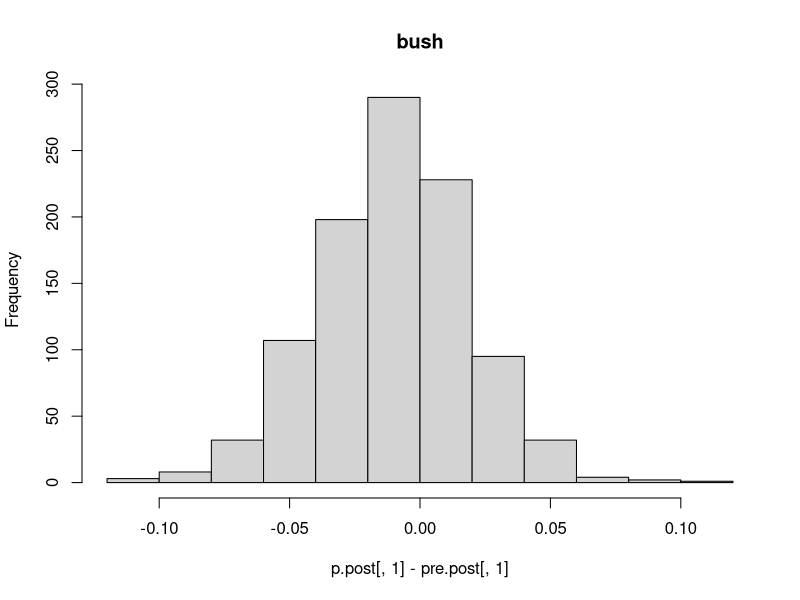
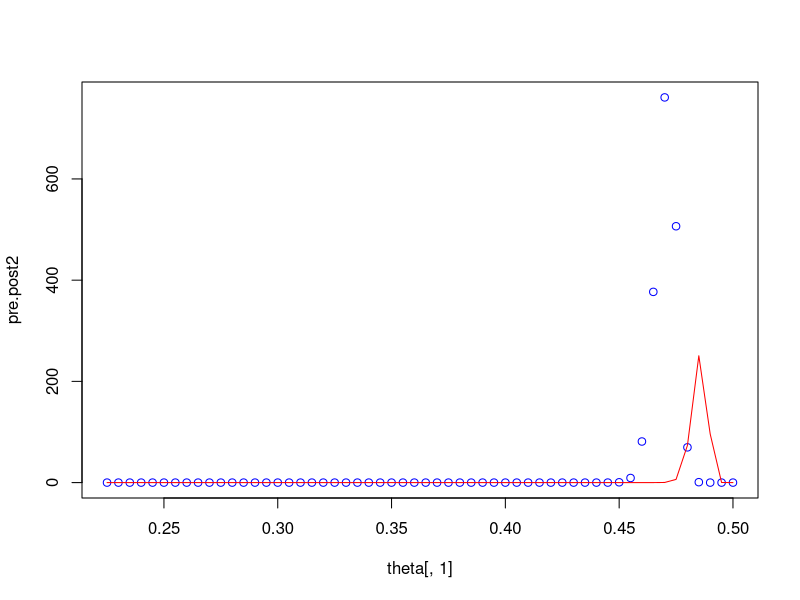
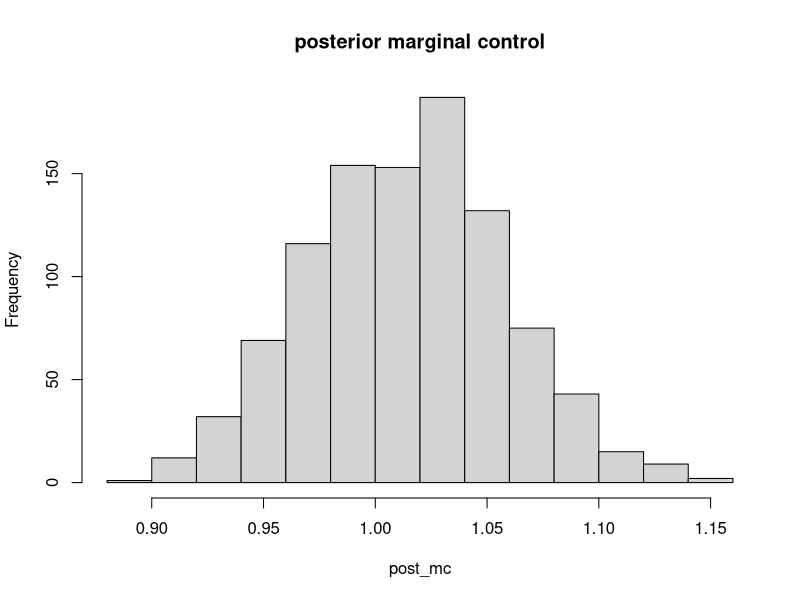
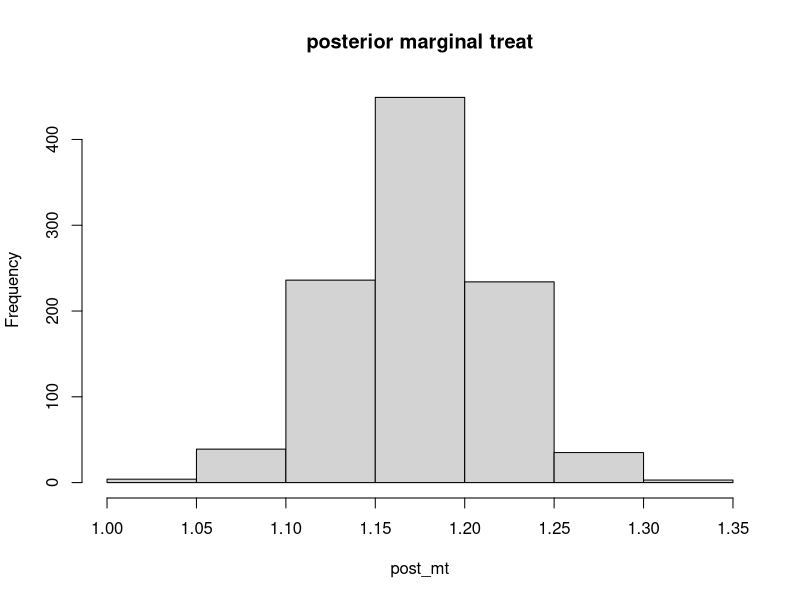
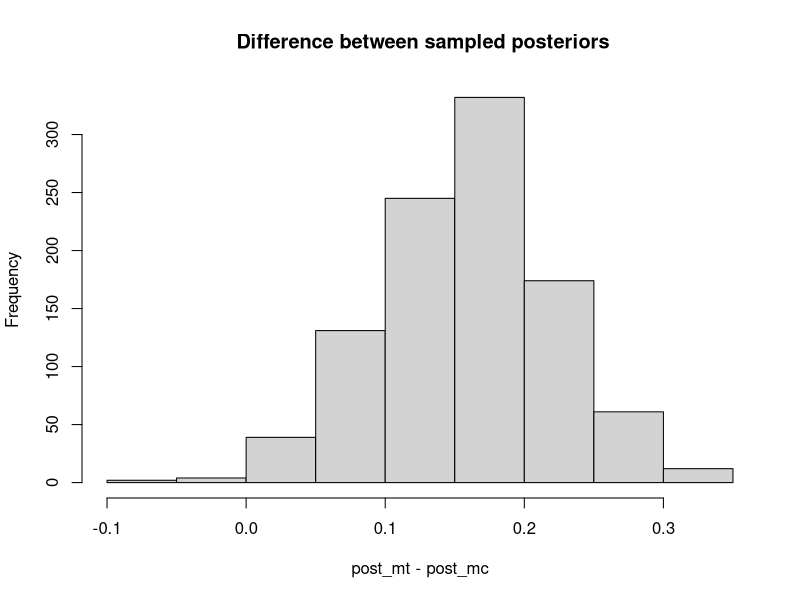
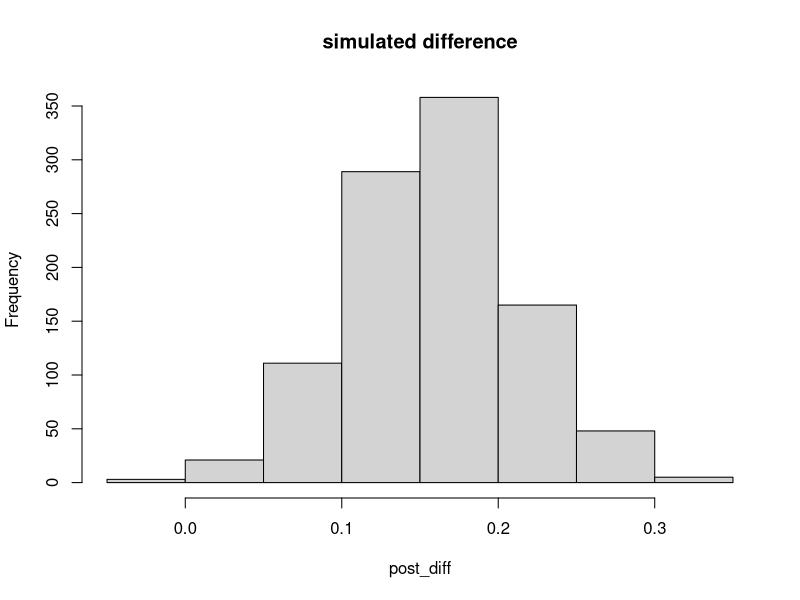
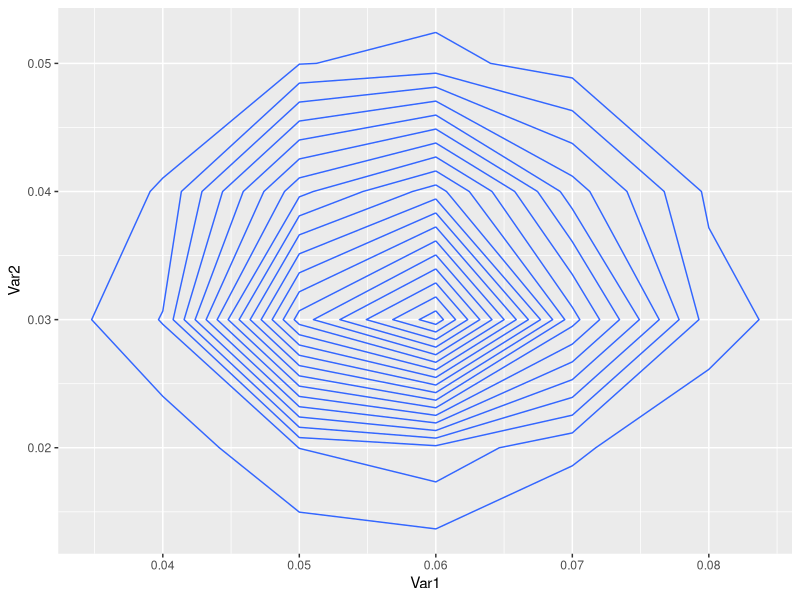
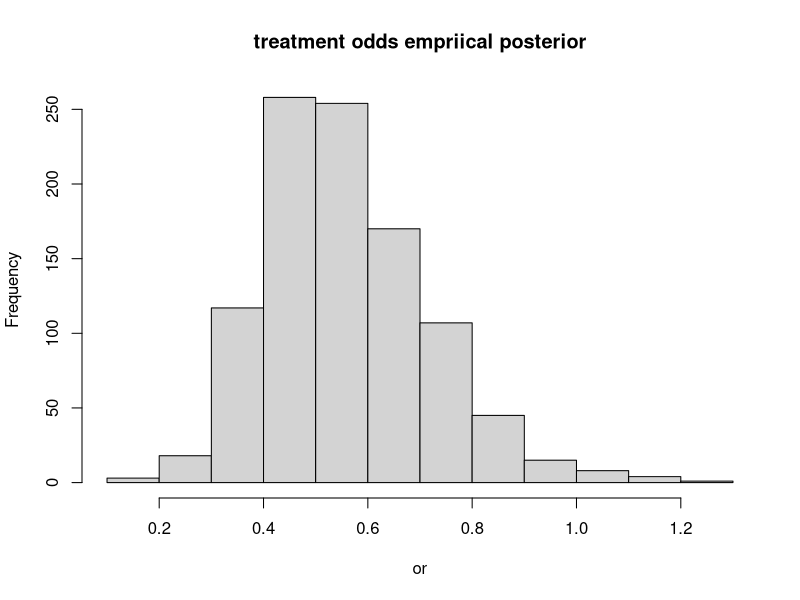

Source code (R) for these figures, in order:
## ---- chunk 1
 library(ggplot2)
 library(magrittr)
library(dplyr)
debate<-data.frame(survey=c("pre","post"), bush=c(294,288), dukakis=c(307,332),none=c(38,19),total=c(639,639))

# we have 3 outcomes bush,duk, none
## we examine the proportion.

# need to set a theta parameter with sum theta =1
 theta1<-seq(0.45,1,by=0.01)/2
 theta2<-seq(0.45,1,by=0.01)/2
 theta3<-1-(theta1+theta2)
 all(theta1+theta2+theta3 ==1) ## sums to  1 for each j
 theta<-data.frame(theta1,theta2,theta3)
 ## need the pre posterior
 ## the prior alpha1, alpha2 =0 for improper prior
 library(gtools)
  pre.post<-rdirichlet(1000, c(as.numeric(debate[1,2:4])))
   p.post<-rdirichlet(1000, c(as.numeric(debate[2,2:4])))
  ## differences between bush post .vs pre
   hist(p.post[,1]-pre.post[,1],main='bush')
   table((p.post[,1]-pre.post[,1])>0) ## 0.355% supported bush post debate.
   
 pre.post2<-apply(theta,1, function(x) ddirichlet(x,as.numeric(debate[1,2:4])))
 post.post2<-apply(theta,1, function(x) ddirichlet(x,as.numeric(debate[2,2:4])))
 
  plot(theta[,1],pre.post2,col='blue',lty=2)
  lines(theta[,1],post.post2,col='red')
## ---- chunk 2
 nc =32
 nt= 36
 mc = 1.013
 sdc = 0.24
 mt = 1.173
 sdt = 0.24
 
 ### unknow true mean/variances  we only have sample data.
 ## we have two unknowns and need to find the joint posterior distribution.
 
 # the marginal posterior of mc follows a t-dist.
  mc_range<-c(mc-sdc/sqrt(nc)*qt(0.975,df=nc-1),mc+sdc/sqrt(nc)*qt(0.975,df=nc-1))
   mt_range<-c(mt-sdt/sqrt(nt)*qt(0.975,df=nt-1),mt+sdt/sqrt(nt)*qt(0.975,df=nt-1))

## to sample from the posterior we use 3.5 and 3.3 equations
   posterior_sample<-function( mc=1, sdc=1, nc=10){
   invx2<-((nc-1)*sdc^2)/rchisq(1,nc-1)
    post.mu<-rnorm(1,mean=mc,sd=sqrt(invx2/nc))
    return(post.mu)
   }
   post_mc<-sapply(1:1000,function(x) posterior_sample(mc=mc,sdc=sdc,nc=nc))
    hist(post_mc,main='posterior marginal control')
    post_mt<-sapply(1:1000,function(x) posterior_sample(mc=mt,sdc=sdt,nc=nt))
     hist(post_mt,main='posterior marginal treat')

    message("95% posterior margin control:", round(mc_range[1],2)," ",round(mc_range[2],2)) 
        message("95% posterior margin control:", round(mt_range[1],2)," ",round(mt_range[2],2)) 

        quantile(post_mc,c(0.025,0.975))
        quantile(post_mt,c(0.025,0.975))
## ---- chunk 3
 hist(post_mt-post_mc, main = ' Difference between sampled posteriors')
         quantile(post_mt-post_mc,c(0.025,0.975))
         

  ## diff
         post_diff<-sapply(1:1000,function(x) posterior_sample(mc=mt-mc,sdc=sdt+sdc,nc=nt+nc))
    hist(post_diff, main='simulated difference')
             quantile(post_diff,c(0.025,0.975))
        
  ## theoretical (two independent t distributions)
  md = mt-mc
  sdd = sdt+sdc
  nd = nt+nc
  d_range<-c(md-sdd/sqrt(nd)*qt(0.975,df=nd-1),md+sdd/sqrt(nd)*qt(0.975,df=nd-1))
  print(d_range)

## ---- chunk 4
p0= seq(0.01,0.99,by=0.01)
p1= seq(0.01,0.99,by=0.01)

post.bin<-function(p0,p1){
  pos<- p0^(38.5)*(1-p0)^(634.5)*p1^(21.5)*(1-p1)^(657.5)
  return(pos)
}
 posts<-NULL
 
p0p1<- expand.grid(p0, p1)

for(i in 1:nrow(p0p1)){
  posts[i]<-post.bin(p0p1[i,"Var1"],p0p1[i,"Var2"]) 
}

 ggplot(p0p1)+
 geom_contour(mapping = aes(x = Var1, y = Var2, z = posts), bins = 20)
## ---- chunk 5
b1<-sapply(p0,function(x) pbeta(x,38.5,634.5))
 post.control<-rbeta(1000, 38.5,634.5)
  post.treat<-rbeta(1000, 21.5,657.5)

  or<-(post.treat/(1-post.treat))/(post.control/(1-post.control))
  hist(or,main='treatment odds empriical posterior')
  summary(or)
  message("the empricial OR: ", round((22*635)/(39*658),2))
## ---- chunk 6
b1<-sapply(p0,function(x) pbeta(x,39.5,635.5))
 post.control<-rbeta(1000, 39.5,635.5)
  post.treat<-rbeta(1000, 22.5,658.5)

  or<-(post.treat/(1-post.treat))/(post.control/(1-post.control))
  hist(or,main='treatment odds empriical posterior')
  summary(or)
## ---- chunk 7
 nc= 674
 dc= 39
 nt = 680
 dt = 22

 
 
 ## we have two categories Control ~Bin(p0) and Treat~Bin(p1) we use multinomial
 ## non-informative prior Diri(a1=1, a2=1)
 library(gtools)
  ## p( p0, p1) = Diri( 1,1) noninfom prior
  # p( p0,p1 | y) = Diri(  39+1, 22+1) ##  posterior
 
 treat.post<-rdirichlet(1000, c(39+1,22+1, 674+1,680+1))
 par(mfrow=c(1,2))
  hist(treat.post[,1],main="post control")
  hist(treat.post[,2],main='post treat')
## ---- chunk 8
 ## data table
 dd<-data.frame(none=c(674-39,680-22),outcome=c(39,22),row.names=c('unexp','exp'))
 library(epitools)
 oddsratio(as.matrix(dd))$measure
  ## b
  or<-(treat.post[,2]/(1-treat.post[,2]))/(treat.post[,1]/(1-treat.post[,1]))
summary(or)
  hist(or,main='treatment odds')
## ---- chunk 9
 treat.post<-rdirichlet(1000, c(39,22,674,680))
 
  
  ## b
  or<-(treat.post[,2]/(1-treat.post[,2]))/(treat.post[,1]/(1-treat.post[,1]))
  hist(or,main='treatment odds ')
  summary(or)

  ## empirical
  # control = (39/674)*1354 = 78.34718
  # treat = (22/658)*1354 = 45.27052
  treat.post<-rdirichlet(1000, c(39+79,22+46,674+677,680+677))
 
  
  ## b
  or<-(treat.post[,2]/(1-treat.post[,2]))/(treat.post[,1]/(1-treat.post[,1]))
  hist(or,main='treatment odds empriical posterior')
  summary(or)
## ---- chunk 10
 obs=c(10,10,12,11,9)
 ### under the exact model, we can not use a binomial because we do not have a proportion (p0) that we can estimate. we do not have a r.v. for 'successes'.
 # we can use the Poisson distribution 
 ## not sure how to use jeffreys prior
  a=0.1
  b=0.01
  pois.post<-rgamma(1000,a+5*mean(obs),b+5)
  hist(pois.post,main='count posterior')
  # post summary  mean : 8.8,  var= 1.47
  summary(pois.post)
  mean(pois.post)
  var(pois.post)
  plot(density(pois.post),ylim=c(0,0.4),main='pois posterior')
  lines(density(obs),col='red')
## ---- chunk 11
 ## normal with 2 unknowns.
 ## joint poisterior
 ## need the  sigma2 | y ~ inv-x2(n-1,s2)
  nu = length(obs)-1
  s2 = var(obs)
  chi2= rchisq(1000, nu)
   ## inv-chi2  v*s^2/X  (Appendix A)
  sigma2 = nu*s2/chi2
  ## posterior prob   =  p(m | sigma2, y)p(sigma2|y)
   ## for each variance term  draw   N( ybar,  sd= sqrt(sigma2/n))
  y<-sapply(sigma2,function(x) rnorm(1, mean=mean(obs), sd=sqrt(x)/sqrt(5)))
  hist(y,main='posterior normal')

  plot(density(y),main='posterior normal density')
  lines(density(obs),col='red')
## ---- chunk 12
 mean( y - pois.post) # 0.002926538
 var( y - pois.post) # 2.7
 hist(y-pois.post)
 plot(y,pois.post,main="normal vs. pois likelihoods")
## ---- chunk 13
 
 generateObs<-function(obs){
   z<-NULL
    for(i in 1:5){
 zi= sample(y,1)
  while( round(zi)!=obs[i]){
    zi=sample(y,1)
  }
  z<-c(z,zi)
    }
   stopifnot(all(round(z)==obs))
   return(z)
 }
 
 ERR<-NULL

 for(j in 1:1000){
   ## generate z samples such that round(z) == obs
  z<-generateObs(obs)
  err<- (z[1]-z[2])^2
 ERR<-c(ERR,err)
 }
 message("mean error:",mean(ERR))
 hist(ERR)
## ---- chunk 14
 x<-c(53,57,66,67,72)
 totalN=seq(max(x),1000)
 
 marginal.post<-function(N,x){
   n=length(x)
   S=sum(x)
   # choose on the log scale
   a<-sum( lchoose(N,x))
    b = (-1)*log(N)
  # b=0
   c = lbeta( S+1, n*N- S +1)
   
   #rez<-(a*b)/c
   rez<-a+b+c
   return(exp(rez))
 } ## problems here
 
 ## can we condition we can derive the analytic form of the joint posterior.
 ## 
  marg.n<-sapply(totalN,function(y) marginal.post(y,x))
 ## we use a grid approach to theta
totalN[which.max(exp(marg.n))]
  ##
norm.n<-marg.n/sum(marg.n)
plot(totalN,norm.n)
abline(v=totalN[which.max(exp(marg.n))])

## ---- chunk 15
 theta=seq(0.01,0.99,by=0.01)

 posterior.joint<-dbeta(theta, sum(x)+1, 5*122-sum(x)+1)/122
 norm.post<-posterior.joint/sum(posterior.joint)
  plot(theta,norm.post, main='joint posterior N=122')
  
  theta[which.max(norm.post)]
## ---- chunk 16
1-sum(norm.n[totalN<=100])
## ---- chunk 17
rez.lane.bike<-c(16,9,10,13,19,20,18,17,35,55)
rez.lane.other<-c(58,90,48,57,103,57,86,112,273,64)
NY<-(rez.lane.bike+rez.lane.other)
rez.lane.p<-rez.lane.bike/(rez.lane.bike+rez.lane.other)

rez.nolane.bike<-c(12,1,2,4,9,7,9,8)
rez.nolane.other<-c(113,18,14,44,208,67,29,154)
NZ<-(rez.nolane.bike+rez.nolane.other)

rez.nolane.p<-rez.nolane.bike/(rez.nolane.bike+rez.nolane.other)

## ---- chunk 18
bike.post<-rbeta(1000, (1/2 + sum(rez.lane.bike)), (1/2+sum(rez.lane.other)))
bike.post2<-rbeta(1000, (1/2 + sum(rez.nolane.bike)), (1/2+sum(rez.nolane.other)))



p0= seq(0.01,0.99,by=0.01)
p1= seq(0.01,0.99,by=0.01)


post.bike<-function(p0,p1,y,z,ny,nz){
  pos<- p0^(sum(y))*(1-p0)^(sum(ny)-sum(y))*p1^(sum(z))*(1-p1)^(sum(nz)-sum(z))*dbeta(p0,1/2,1/2)*dbeta(p1,1/2,1/2)
  return(pos)
}
 posts<-NULL
 
p0p1<- expand.grid(p0, p1)

for(i in 1:nrow(p0p1)){
  posts[i]<-post.bike(p0p1[i,"Var1"],p0p1[i,"Var2"], rez.lane.bike,rez.nolane.bike, NY,NZ) 
}
 library(ggplot2)
 ggplot(p0p1)+
 geom_contour(mapping = aes(x = Var1, y = Var2, z = posts), bins = 20)
## ---- chunk 19
 hist(bike.post-bike.post2)
 abline(v=mean(bike.post)-mean(bike.post2))
 
 meany =(1/2 + sum(rez.lane.bike))/(1/2 + sum(rez.lane.bike)+(1/2+sum(rez.lane.other))) ## theoretical mean
  meanz =(1/2 + sum(rez.nolane.bike))/(1/2 + sum(rez.nolane.bike)+(1/2+sum(rez.nolane.other))) ## theoretical mean

## ---- chunk 20
 library(mvtnorm)
 library(magrittr)
 library(dplyr)
 library(ggplot2)
 assay<-data.frame(x=c(-0.86,-0.30,-0.05,0.73), n=c(5,5,5,5), y=c(0,1,3,5))

 ## the point a,b by MLE is (0.8,7.7) so we grid around these solution.
 a0= seq(-5,10,by=0.1)
 b1= seq(-10,40,by=0.1)
  a0b1<- expand.grid(a0, b1)

logit<-function(theta){
  return( log(theta/(1-theta)))
}

inv.logit<-function(theta){
  return( (exp(theta)/(1+exp(theta)))  )
}

## alpha, beta come from multivariate normal.
 ## \prod_(i=1)^5 p(y|theta) ~ \theta^y (1-theta)^n-y ## kth dose. 
  ### logit(theta) = alpha+ beta*x
logit.likelihood<-function(alpha,beta,x,y,n){
   theta_approx<- alpha+beta*x
   bin.like<-(inv.logit(theta_approx))^y*(1-inv.logit(theta_approx))^(n-y)
   return(bin.like)
}  

 ## the alpha,beta stem from the grid, and we return the probability mass from the prior.
 joint.prior<-function(alpha,beta){
  cormat<-matrix(c(4,0.5*2*10,0.5*2*10,100),2)
  return(dmvnorm(c(alpha,beta), mean=c(0,10),sigma=cormat))
 }
  
 posterior_density<-function(alpha,beta,assay){
   joint_density<-joint.prior(alpha,beta)
   probs<-NULL
   for(k in 1:nrow(assay)){
     p<-logit.likelihood(alpha,beta,assay$x[k],assay$y[k],assay$n[k])
     probs<-c(probs,p)
   }
   totalLikelihood<-prod(probs)
   return( joint_density*totalLikelihood)
 }
 

 posts<-NULL
 
 ## unnormalized posterior over grid which covers (a,b)
for(i in 1:nrow(a0b1)){
  posts[i]<-posterior_density(a0b1[i,"Var1"],a0b1[i,"Var2"],assay) 
}
 
 posts_norm<-posts/sum(posts)
 a0b1$joint.prob<-posts_norm
 
 ## grid sampling procedure
  marginal.post_a<- a0b1%>%group_by(Var1)%>%summarise(p=sum(joint.prob))%>%data.frame
    A<-B<-NULL
  for(s in 1:1000){
    a_s<-sample(marginal.post_a$Var1,1,prob=marginal.post_a$p)
    p.a_s<-marginal.post_a[which(marginal.post_a$Var1==a_s),'p']
    marginal.post_b<-a0b1[which(a0b1$Var1==a_s),]
    marginal.post_b$cond.prob<-marginal.post_b$joint.prob/p.a_s
    b_s<-sample(marginal.post_b$Var2,1,prob=marginal.post_b$cond.prob)
    A<-c(A,a_s)
    B<-c(B,b_s)
     }
 
    ### need to add a random jitter around each point.
    A<-A+runif(length(A),min=0,max=0.1)
    B<-B+runif(length(B),min=0,max=0.1)
   ab.post<-data.frame(A=A,B=B)
 ggplot(a0b1)+
 geom_contour(mapping = aes(x = Var1, y = Var2, z = posts), bins = 20)+
  geom_point(data = ab.post, aes(x = A, y = B), pch = 21)
 
## ---- chunk 21
hist(-A/B, main='LD50')
 ##  probability of dose-response being responsive to the dose.  negative means dose-response has negative response and is harmful.
table(B>0)
